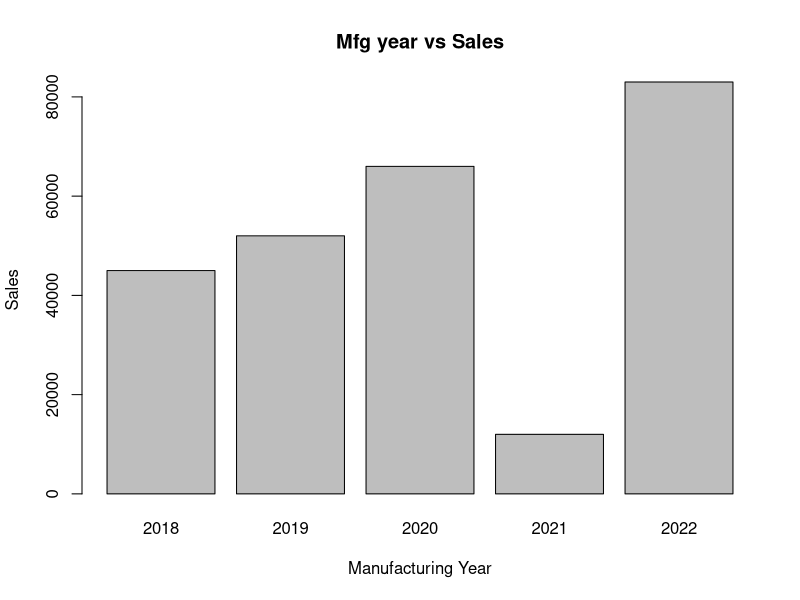
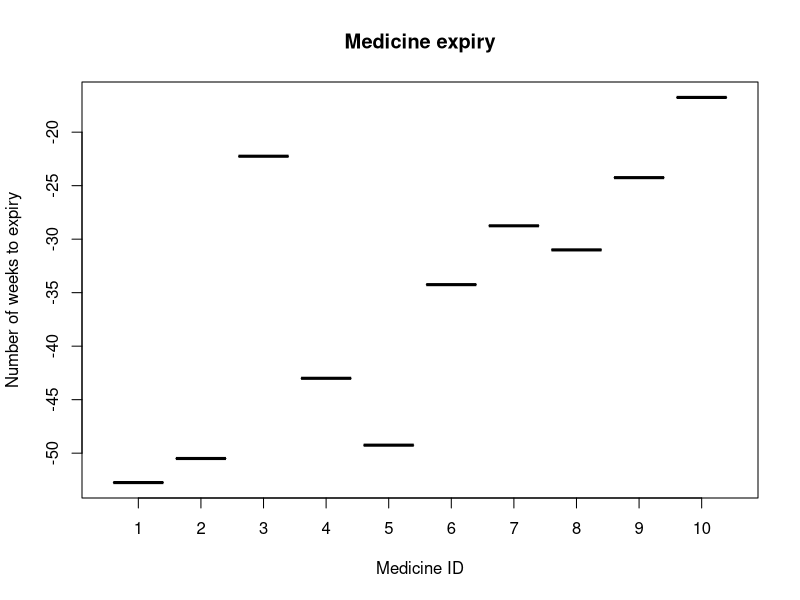
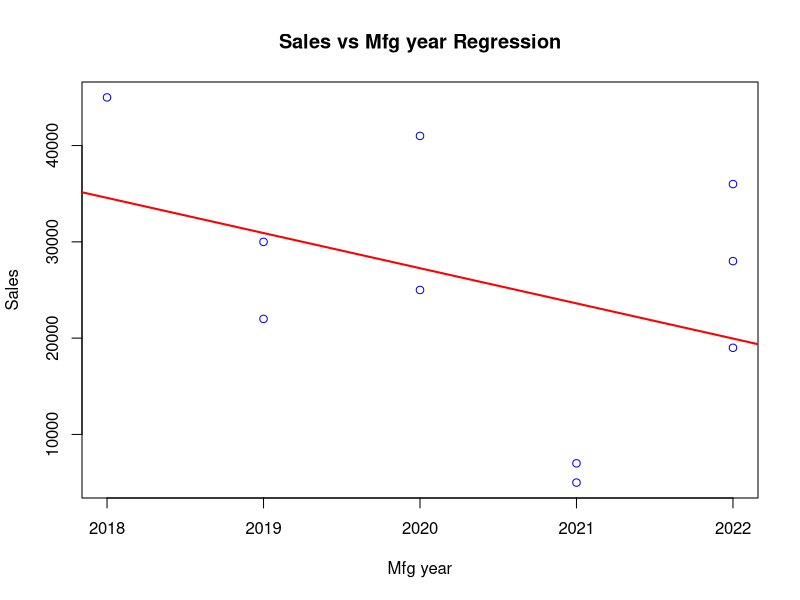

These charts were generated, in order, by the following R code:
"Samarjot Singh        Assignment 6"


library(dplyr)

# Q1
"Reading the Country dataset"
dsg <- read.csv(file = "./CountryDataset.csv")
"First 10 records of Country dataset are"
head(dsg, 10)

# Q1.1
"Number of countries in each continent are:"
dsg_grp_continent <- dsg %>% group_by(Continent) %>% summarise(No_of_countries = length(unique(Country)))
print(dsg_grp_continent)

# Q1.2
"Europen country with lowest GDP"
dsg_eur_gdp <- dsg %>% group_by(Continent, Year) %>% summarise(Country, Min_GDP = min(gdpPerc)) %>% filter(Continent == 'Europe')
print(dsg_eur_gdp, n=100)

# Q1.3
"Avg life expectancy by each continent"
dsg_continent_le <- dsg %>% group_by(Continent, Year) %>% summarise(Avg_Life_Expectancy = mean(LifeExp))
print(dsg_continent_le, n=120)

# Q1.4
"5 countries having the highest total GDP over all years combined"
dsg_highest_GDP <- dsg %>% mutate(GDP = gdpPerc*Pop) %>% group_by(Country) %>% summarise(Total_GDP = sum(GDP)) %>% arrange(desc(Total_GDP)) %>% head(5)
print(dsg_highest_GDP)

# Q1.5
"Countries and years having life expectancies of at least 80 years"
dsg_le_eighty <- dsg %>% filter(LifeExp >= 80)
print(dsg_le_eighty)

# Q1.6
"10 countries have the strongest correlation (in either direction) between life expectancy and per capita GDP"
dsg_strong_corr <- dsg %>% group_by(Country) %>% summarise(Correlation = abs(cor(gdpPerc, LifeExp))) %>% arrange(desc(Correlation)) %>% head(10)
print(dsg_strong_corr)

# Q1.7
"Combinations of continent (besides Asia) and year have the highest average population across all countries"
dsg_avg_pop <- dsg %>% filter(Continent != "Asia") %>% group_by(Continent, Year) %>% summarise(Avg_Population = mean(Pop)) %>% arrange(desc(Avg_Population))
print(dsg_avg_pop, n=100)

# Q1.8
"Countries having most consistent population estimates"
dsg_pop_est <- dsg %>% group_by(Country) %>% summarise(SD = sd(Pop)) %>% arrange(SD)
print(dsg_pop_est, n=100)

# Q1.9
"Population of a country has decreased from the previous year and the life expectancy has increased"
dsg_year_le <- dsg %>% arrange(Year) %>% arrange(Country, Year) %>% group_by(Country) %>% filter(Pop < lag(Pop) & LifeExp > lag(LifeExp))
print(dsg_year_le, n=100)


# Q2
"Reading the Medicine dataset"
dsg1 <- read.csv(file = "./MedicineDataset.csv")
"First 5 records of Medicine dataset are"
head(dsg1, 5)

# Q2.2
"First 4 records of the file are:"
head(dsg1, 4)

# Q2.3
"Last 4 records of the file are:"
tail(dsg1, 4)

# Q2.4
"Coorelation between Quantity_in_stock and Exp_date"
cor(dsg1$Quantity_in_stock, as.numeric(as.POSIXct(dsg1$Exp_date, format="%m/%d/%Y")))

# Q2.5
"Bar graph for the Sales with year of manufacturing"
dsg1_5 <- dsg1 %>% group_by(Manf_year) %>% summarise(Tot_sales = sum(Sales))
barplot(dsg1_5$Tot_sales, names.arg = dsg1_5$Manf_year, xlab = "Manufacturing Year", ylab = "Sales", main = "Mfg year vs Sales")

# Q2.6
"Company having more than one type of medicine"
dsg1_grp_company <- dsg1 %>% group_by(Company) %>% summarise(No_of_medicines = length(unique(Med_Name))) %>% filter(No_of_medicines>1)
print(dsg1_grp_company)

# Q2.7
"Type of different medicines available are"
unique(dsg1$Med_Name)
"Number of different medicines available are"
length(unique(dsg1$Med_Name))

# Q2.8
"Box plot between MedID and Weeks to expire"
dsg1_8 <- dsg1 %>% mutate(Exp_weeks = difftime(Exp_date, Sys.Date(), units="weeks"))
dsg1_8 <- dsg1_8 %>% mutate(Exp_months = as.numeric(gsub("([0-9]+).*$", "\\1", dsg1_8$Exp_weeks))/4)
print(dsg1_8)
boxplot(Exp_months ~ MedID, data = dsg1_8, xlab = "Medicine ID", ylab = "Number of weeks to expiry", main = "Medicine expiry")

# Q2.9
"Average stock in the store is:"
mean(dsg1$Quantity_in_stock)

# Q2.10
"Regression model between Manufacturing year and Sales"
relation <- lm(dsg1$Sales~dsg1$Manf_year)
summary(relation)
plot(dsg1$Manf_year, dsg1$Sales, main="Sales vs Mfg year Regression", xlab="Mfg year", ylab="Sales", col="blue")
abline(relation, lwd=2, col="red")
